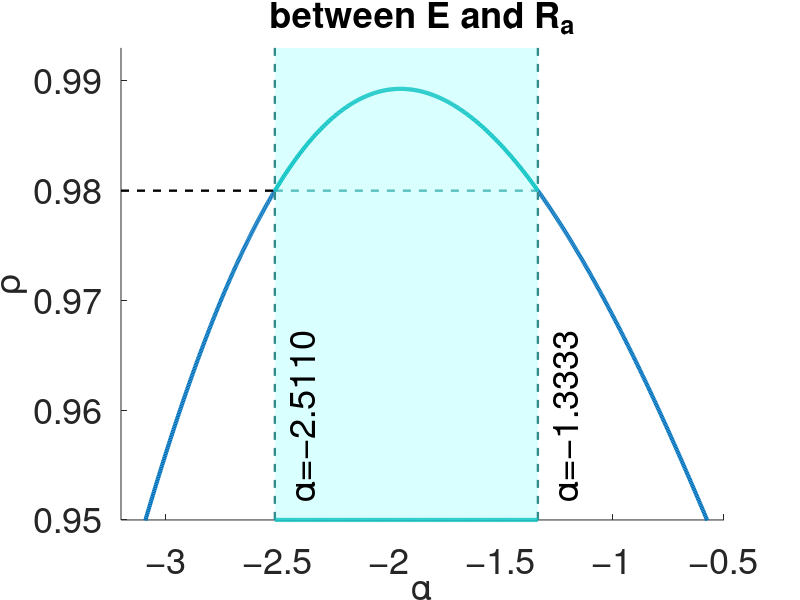
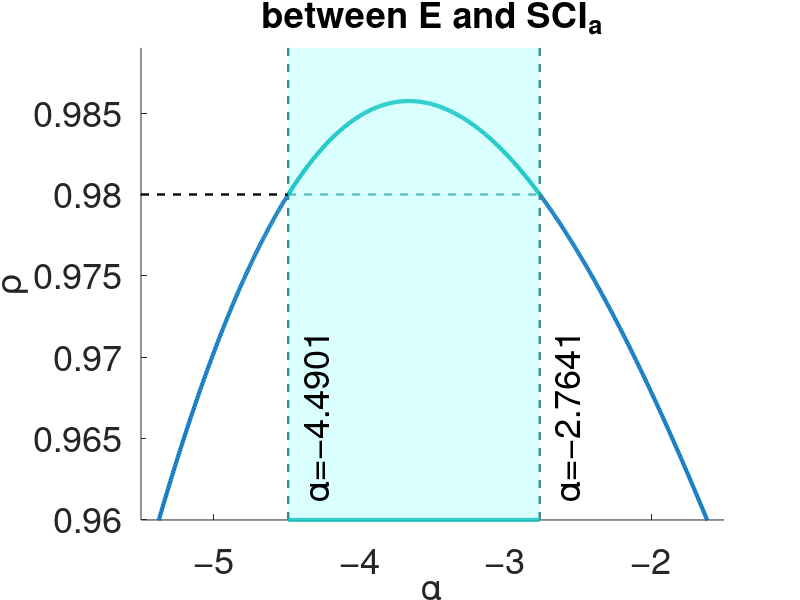
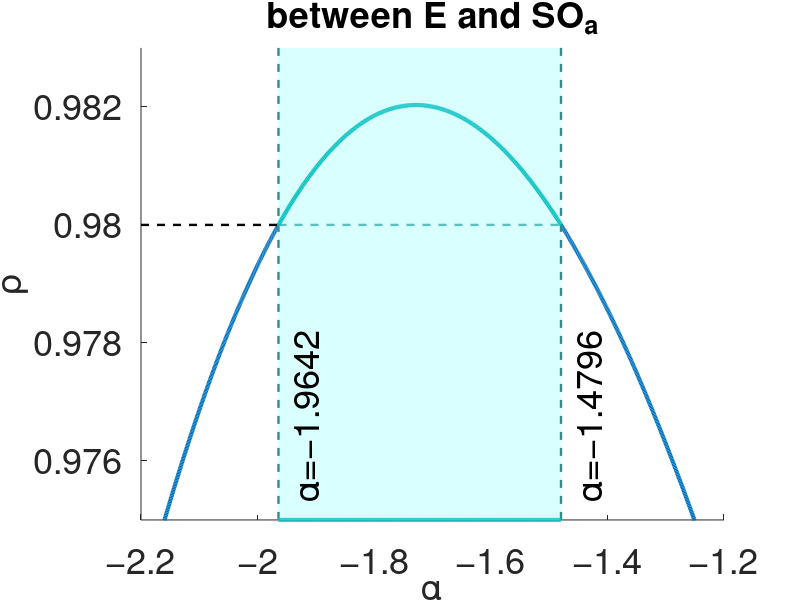
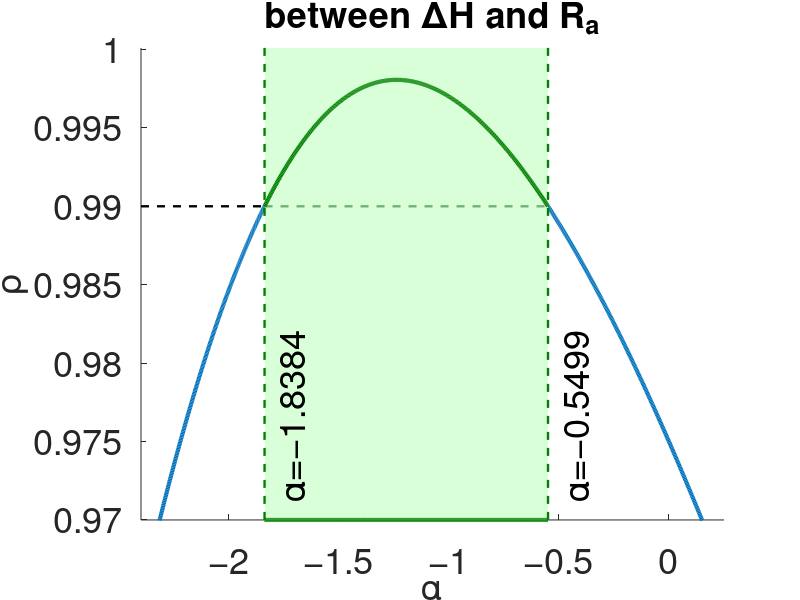

These charts were generated, in order, by the following MATLAB code:
% In this script, six plots are generated which shows alpha intervals for good
%  - correlation coefficient ρ between E and R_a
%  - correlation coefficient ρ between E and SCI_a
%  - correlation coefficient ρ between E and SO_a
%  - correlation coefficient ρ between ΔH and R_a
%  - correlation coefficient ρ between ΔH and SCI_a
%  - correlation coefficient ρ between ΔH and SO_a

close all; % Close any figures already opened
clear;     % and clear all variables
format long; % More significant figures printed in the console

% Config: Adjust lines' width, font size, whether or not to save to file
lineWidth = 3;
fontSize = 26;
saveToFile = false;

% Cell containing Entropy and Heat Capacity of lower benzenoid
expData = {reshape([ % Entropy
    269.72 334.15 389.48 395.88 444.72 447.44 457.96 455.84 450.42 399.49
    499.83 513.86 508.54 507.39 506.08 512.52 500.73 510.31 509.21 513.88
    511.77 509.61 461.55 463.74 468.71 555.41 472.30 554.78 468.80 551.71
  ]', 30, 1), reshape([ % Heat Capacity
    83.019 133.325 184.194 183.654 235.165 233.497
   234.568 234.638 233.558 200.815 286.182 285.056
   284.037 284.088 285.148 284.595 284.870 284.503
   284.785 284.740 284.233 284.552 251.175 250.568
   251.973 336.098 267.543 337.204 285.041 368.518
  ]', 30, 1);
  "E", "ΔH" % Their labels
};

% 30 by 3 array, number of edges in each dudv partition: (2,2), (2,3) then (3,3)
d_f = [
  6 6 6 7  6 8  7 8 9 6  6  7  8  8  7 10 9  9  9  8  9  8 8 8  7 10  7  6  6  6
  0 4 8 6 12 8 10 8 6 8 16 14 12 12 14 8 10 10 10 12 10 12 8 8 10 12 10 20 12 16
  0 1 2 3  3 5  4 5 6 5  4  5  6  6  5 8  7  7  7  6  7  6 8 8  7  9 10  5 12 19
]'; % Used for computing indices based on edge endpoint degree partitions

% Cell containing the three index computing functions
getIndexFns = { % gets indices of all benzenoids, accepting variable alpha as argument
  @(a) (d_f(:,1)*4^a + d_f(:,2)*6^a  + d_f(:,3)*9^a); % General Randic index
  @(a) (d_f(:,1)*4^a + d_f(:,2)*5^a  + d_f(:,3)*6^a); % General SCI
  @(a) (d_f(:,1)*8^a + d_f(:,2)*13^a + d_f(:,3)*18^a) % General Sombor index
}';
% Cell containing their respective labels
indexName = {"R" "SCI" "SO"};

% Variables for indexing arrays and iterating for-loops
numData = size(expData, 2);       % two
numIndices = size(getIndexFns,2); % three
numCurves = numData*numIndices;   % six

% Boundaries for visible intervals
%             R_a   SCI_a   SO_a
xstart = [   -3.2    -5.5   -2.2   % E
             -2.4    -4.4   -1.9]; % ΔH
xend = [     -0.5    -1.5   -1.2   % E
             0.25    0.25   -0.1]; % ΔH
ystart = [0.99301 0.98901  0.983;  % E
           1.0001  1.0001 0.9981]; % ΔH
yend = [     0.95    0.96  0.975;  % E
             0.97   0.975   0.98]; % ΔH

% Boundaries for good alpha intervals
%                    R_a            SCI_a              SO_a
a_lb = [-2.5110455626637 -4.4900727614681 -1.96418016830175    % E
        -1.8384125797782 -3.3914310005448 -1.55591746776294];  % ΔH
a_ub = [-1.3332936534986 -2.7640513282069 -1.47956927233366    % E
        -0.54993661705396 -1.1480473895238 -0.60370868891694]; % ΔH
a_goodrho = [0.98; 0.99];

% Colors (different shades of cyan and green)
colShaded = {[0.85, 1, 1]; [0.85, 1, 0.85]};
colIndicatorVert = {[0.2, 0.55, 0.55]; [0, 0.5, 0]};
colIndicatorHorz = {[0.35, 0.75, 0.75]; [0.45, 0.7, 0.45]};
colCurve = {[0, 0.75, 0.75]; [0, 0.5, 0]};

% Do the same procedure for each experimental data i.e., E and ΔH
for ii = 1:numData
  % Draw correlation curves for each index-property pair
  for n = 1:numIndices
    ccFn = @(alpha) corrcoef( % Get: Corrcoef between benzenoid prop and index
      getIndexFns{n}(alpha)(!isnan(expData{1,ii})),
      expData{1,ii}(!isnan(expData{1,ii}))
    )(1,2);

    this_fig = figure((ii-1)*numIndices+n);
    hold on;

    % Plot the actual curve, not including good alpha range
    % generate x values
    x = [linspace(xstart(ii,n),a_lb(ii,n),300) linspace(a_ub(ii,n),xend(ii,n),300)];
    % generate their corresponding y values
    y = arrayfun(ccFn, x);
    plot(x, y, '-', 'LineWidth', lineWidth);

    % Shade the area between indicator lines
    x1 = linspace(a_lb(ii,n),a_ub(ii,n),400);
    a_goodrho_curve = arrayfun(ccFn, x1);
    iLine1 = zeros(1,size(x1,2)) + ystart(ii,n);
    iLine2 = zeros(1,size(x1,2)) + yend(ii,n);
    x2 = [x1, fliplr(x1)];
    inBetween = [iLine1, fliplr(iLine2)];
    fill(x2, inBetween, colShaded{ii}, 'LineStyle', 'none');

    % Draw the indicator lines
    plot([a_lb(ii,n) a_lb(ii,n)], [ystart(ii,n) yend(ii,n)], '--', 'LineWidth', lineWidth/1.75, 'Color', colIndicatorVert{ii});
    plot([a_ub(ii,n) a_ub(ii,n)], [ystart(ii,n) yend(ii,n)], '--', 'LineWidth', lineWidth/1.75, 'Color', colIndicatorVert{ii});
    plot([xstart(ii,n) a_lb(ii,n)], [a_goodrho(ii) a_goodrho(ii)], '--k', 'LineWidth', lineWidth/1.75);
    plot([a_lb(ii,n) a_ub(ii,n)], [a_goodrho(ii) a_goodrho(ii)], '--', 'LineWidth', lineWidth/1.75, 'Color', colIndicatorHorz{ii});

    % Label the indicator lines
    text(a_lb(ii,n), yend(ii,n), {'', sprintf("  α=−%.04f", abs(a_lb)(ii,n))}, 'VerticalAlignment', 'top', 'Rotation', 90);
    text(a_ub(ii,n), yend(ii,n), {'', sprintf("  α=−%.04f", abs(a_ub)(ii,n))}, 'VerticalAlignment', 'top', 'Rotation', 90);

    % Plot the curve within the indicator lines with a different color
    plot(x1, a_goodrho_curve, '-', 'LineWidth', lineWidth, 'Color', colCurve{ii});
    plot(x1, iLine2, '-', 'LineWidth', lineWidth, 'Color', colCurve{ii});

    % Label the plot
    title(sprintf('between %s and %s_a', expData{2,ii}, indexName{n}));
    xlabel('α');
    ylabel('ρ');
    drawnow;
    axis([xstart(ii,n) xend(ii,n) yend(ii,n) ystart(ii,n)]);

    % Replace all hypens with minuses
    xticklabels(strrep(xticklabels,'-','−'));
    yticklabels(strrep(yticklabels,'-','−'));
    % Set all fontsizes to size specified early in the script
    set(findall(this_fig,'-property','FontSize'),'FontSize', fontSize);
    drawnow;

    hold off;

  end
end

if saveToFile
  saveas(figure(1), "02_good_a_intervals_E_R_a.png");
  saveas(figure(2), "02_good_a_intervals_E_SCI_a.png");
  saveas(figure(3), "02_good_a_intervals_E_SO_a.png");
  saveas(figure(4), "02_good_a_intervals_DH_R_a.png");
  saveas(figure(5), "02_good_a_intervals_DH_SCI_a.png");
  saveas(figure(6), "02_good_a_intervals_DH_SO_a.png");
end
